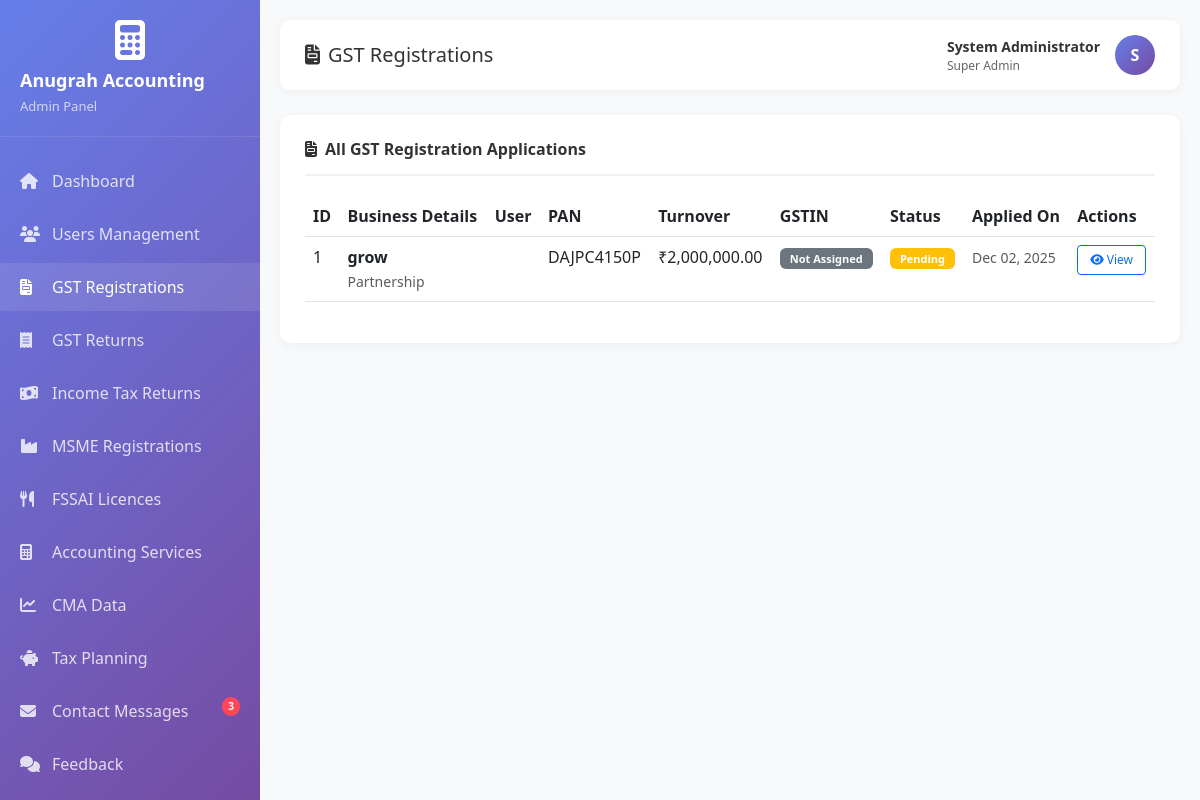
Screenshot of /admin_gst_reg.php (signed in) with the database file from the repository.
### tables this page shows
CREATE TABLE IF NOT EXISTS `gst_registrations` (
  `id` int(11) NOT NULL AUTO_INCREMENT,
  `user_name` varchar(255) DEFAULT NULL,
  `user_email` varchar(255) DEFAULT NULL,
  `user_phone` varchar(20) DEFAULT NULL,
  `user_id` int(11) DEFAULT NULL,
  `business_name` varchar(255) NOT NULL,
  `business_type` varchar(100) DEFAULT NULL,
  `pan_number` varchar(10) NOT NULL,
  `business_address` text,
  `state` varchar(100) DEFAULT NULL,
  `pincode` varchar(10) DEFAULT NULL,
  `business_activity` text,
  `estimated_turnover` decimal(15,2) DEFAULT NULL,
  `gstin` varchar(15) DEFAULT NULL,
  `registration_date` date DEFAULT NULL,
  `certificate_path` varchar(255) DEFAULT NULL,
  `documents` text,
  `notes` text,
  `registration_urgency` varchar(20) DEFAULT 'Standard',
  `status` varchar(20) DEFAULT 'Pending',
  `assigned_to` int(11) DEFAULT NULL,
  `created_at` timestamp NOT NULL DEFAULT CURRENT_TIMESTAMP,
  `updated_at` timestamp NOT NULL DEFAULT CURRENT_TIMESTAMP ON UPDATE CURRENT_TIMESTAMP,
  `submitted_at` timestamp NULL DEFAULT CURRENT_TIMESTAMP,
  PRIMARY KEY (`id`),
  KEY `idx_user_id` (`user_id`),
  KEY `idx_pan` (`pan_number`),
  KEY `idx_gstin` (`gstin`),
  KEY `idx_status` (`status`),
  KEY `idx_assigned_to` (`assigned_to`),
  KEY `idx_user_email` (`user_email`(191)),
  KEY `idx_user_phone` (`user_phone`)
);

### admin_gst_reg.php (the view, shortened to what this page needs)
<?php
require_once 'db_config.php';
$adminName = $_SESSION['admin_name'];
$adminRole = $_SESSION['admin_role'];
$stats = array();
$stats['new_messages'] = 0;
$result = $conn->query("SELECT COUNT(*) as count FROM contact_messages WHERE status = 'New'");
if ($result && $row = $result->fetch_assoc()) {
    $stats['new_messages'] = $row['count'];
}
$registrations = $conn->query("SELECT gr.*, u.name as user_name, u.email as user_email, u.phone as user_phone
    FROM gst_registrations gr
    LEFT JOIN users u ON gr.user_id = u.id
    ORDER BY gr.created_at DESC");
?>
<!DOCTYPE html>
<html lang="en">
<head>
    <link href="https://cdn.jsdelivr.net/npm/bootstrap@5.3.0/dist/css/bootstrap.min.css" rel="stylesheet">
    <link href="https://cdnjs.cloudflare.com/ajax/libs/font-awesome/6.4.0/css/all.min.css" rel="stylesheet">
</head>
<body>
    <div class="sidebar">
        <div class="sidebar-header">
            <div class="text-center">
                <i class="fas fa-calculator" style="font-size: 40px; color: white; margin-bottom: 10px;"></i>
            </div>
            <h4>Anugrah Accounting</h4>
            <p>Admin Panel</p>
        </div>
        <ul class="sidebar-menu">
            <li><a href="admin_dashboard.php"><i class="fas fa-home"></i> Dashboard</a></li>
            <li><a href="admin_users.php"><i class="fas fa-users"></i> Users Management</a></li>
            <li><a href="admin_gst_reg.php" class="active"><i class="fas fa-file-invoice"></i> GST Registrations</a></li>
            <li><a href="admin_gst_returns.php"><i class="fas fa-receipt"></i> GST Returns</a></li>
            <li><a href="admin_income_tax.php"><i class="fas fa-money-bill-wave"></i> Income Tax Returns</a></li>
            <li><a href="admin_msme.php"><i class="fas fa-industry"></i> MSME Registrations</a></li>
            <li><a href="admin_fssai.php"><i class="fas fa-utensils"></i> FSSAI Licences</a></li>
            <li><a href="admin_accounting.php"><i class="fas fa-calculator"></i> Accounting Services</a></li>
            <li><a href="admin_cma.php"><i class="fas fa-chart-line"></i> CMA Data</a></li>
            <li><a href="admin_tax_planning.php"><i class="fas fa-piggy-bank"></i> Tax Planning</a></li>
            <li>
                <a href="admin_messages.php">
                    <i class="fas fa-envelope"></i> Contact Messages
                    <?php if($stats['new_messages'] > 0): ?>
                        <span class="notification-badge"><?php echo $stats['new_messages']; ?></span>
                    <?php endif; ?>
                </a>
            </li>
            <li><a href="admin_feedback.php"><i class="fas fa-comments"></i> Feedback</a></li>
            <li>
                <a href="admin_notifications.php">
                </a>
            </li>
        </ul>
    </div>
    <div class="main-content">
        <div class="top-nav">
            <h5><i class="fas fa-file-invoice me-2"></i>GST Registrations</h5>
            <div class="admin-info">
                <div>
                    <div style="font-size: 14px; font-weight: 600; color: #333;"><?php echo htmlspecialchars($adminName); ?></div>
                    <div style="font-size: 12px; color: #666;"><?php echo htmlspecialchars($adminRole); ?></div>
                </div>
                <div class="admin-avatar"><?php echo strtoupper(substr($adminName, 0, 1)); ?></div>
            </div>
        </div>
        <div class="table-card">
            <h6><i class="fas fa-file-invoice me-2"></i>All GST Registration Applications</h6>
            <div class="table-responsive">
                <table class="table table-hover">
                    <thead>
                        <tr>
                            <th>ID</th>
                            <th>Business Details</th>
                            <th>User</th>
                            <th>PAN</th>
                            <th>Turnover</th>
                            <th>GSTIN</th>
                            <th>Status</th>
                            <th>Applied On</th>
                            <th>Actions</th>
                        </tr>
                    </thead>
                    <tbody>
                        <?php while($reg = $registrations->fetch_assoc()): ?>
                        <tr>
                            <td><?php echo $reg['id']; ?></td>
                            <td>
                                <strong><?php echo htmlspecialchars($reg['business_name']); ?></strong><br>
                                <small class="text-muted"><?php echo htmlspecialchars($reg['business_type']); ?></small>
                            </td>
                            <td>
                                <strong><?php echo htmlspecialchars($reg['user_name'] ?: $reg['user_email']); ?></strong><br>
                            </td>
                            <td><?php echo htmlspecialchars($reg['pan_number']); ?></td>
                            <td>₹<?php echo number_format($reg['estimated_turnover'], 2); ?></td>
                            <td>
                                <?php if($reg['gstin']): ?>
                                    <span class="badge bg-success"><?php echo htmlspecialchars($reg['gstin']); ?></span>
                                <?php else: ?>
                                    <span class="badge bg-secondary">Not Assigned</span>
                                <?php endif; ?>
                            </td>
                            <td>
                                <?php
                                $statusColors = array(
                                    'Pending' => 'warning',
                                    'In Progress' => 'info',
                                    'Completed' => 'success',
                                    'Rejected' => 'danger'
                                );
                                $color = isset($statusColors[$reg['status']]) ? $statusColors[$reg['status']] : 'secondary';
                                ?>
                                <span class="badge bg-<?php echo $color; ?>"><?php echo htmlspecialchars($reg['status']); ?></span>
                            </td>
                            <td><small class="text-muted"><?php echo date('M d, Y', strtotime($reg['created_at'])); ?></small></td>
                            <td>
                                <button class="btn btn-sm btn-outline-primary" data-bs-toggle="modal" data-bs-target="#viewReg<?php echo $reg['id']; ?>">
                                    <i class="fas fa-eye"></i> View
                                </button>
                            </td>
                        </tr>
                        <?php endwhile; ?>
                    </tbody>
                </table>
            </div>
        </div>
    </div>
</body>
</html>

### admin_gst_reg.php (style rules this page uses)
* { margin: 0; padding: 0; box-sizing: border-box; }
body { font-family: 'Segoe UI', Tahoma, Geneva, Verdana, sans-serif; background-color: #f8f9fa; }
.sidebar { position: fixed; top: 0; left: 0; height: 100vh; width: 260px; background: linear-gradient(135deg, #667eea 0%, #764ba2 100%); padding: 20px 0; overflow-y: auto; z-index: 1000; }
.sidebar-header { padding: 0 20px 20px; border-bottom: 1px solid rgba(255,255,255,0.1); margin-bottom: 20px; }
.sidebar-header h4 { color: white; font-size: 18px; font-weight: 600; margin-bottom: 5px; }
.sidebar-header p { color: rgba(255,255,255,0.7); font-size: 13px; margin: 0; }
.sidebar-menu { list-style: none; padding: 0; }
.sidebar-menu li { margin-bottom: 5px; position: relative; }
.sidebar-menu a { display: flex; align-items: center; padding: 12px 20px; color: rgba(255,255,255,0.8); text-decoration: none; transition: all 0.3s; }
.sidebar-menu a:hover, .sidebar-menu a.active { background: rgba(255,255,255,0.1); color: white; }
.sidebar-menu i { width: 20px; margin-right: 12px; font-size: 16px; }
.notification-badge { position: absolute; top: 10px; right: 20px; background: #ff4757; color: white; border-radius: 10px; padding: 2px 6px; font-size: 10px; font-weight: 600; }
.main-content { margin-left: 260px; padding: 20px; }
.top-nav { background: white; padding: 15px 25px; border-radius: 10px; margin-bottom: 25px; box-shadow: 0 2px 10px rgba(0,0,0,0.05); display: flex; justify-content: space-between; align-items: center; }
.top-nav h5 { margin: 0; color: #333; }
.admin-info { display: flex; align-items: center; gap: 15px; }
.admin-avatar { width: 40px; height: 40px; border-radius: 50%; background: linear-gradient(135deg, #667eea 0%, #764ba2 100%); display: flex; align-items: center; justify-content: center; color: white; font-weight: 600; }
.table-card { background: white; border-radius: 10px; padding: 25px; box-shadow: 0 2px 10px rgba(0,0,0,0.05); }
.table-card h6 { color: #333; font-weight: 600; margin-bottom: 20px; padding-bottom: 15px; border-bottom: 2px solid #f0f0f0; }
.badge { padding: 5px 10px; font-size: 11px; font-weight: 600; }
.btn-sm { padding: 5px 12px; font-size: 12px; }

### rows the page displays
gst_registrations: id "1", business_name "grow", business_type "Partnership", pan_number "DAJPC4150P", estimated_turnover "2,000,000.00", shows "Not Assigned", status "Pending", created_at "Dec 02, 2025"

### other values shown
$stats['new_messages'] "3"
$adminName "System Administrator"
$adminRole "Super Admin"
substr($adminName, 0, 1) "S"
